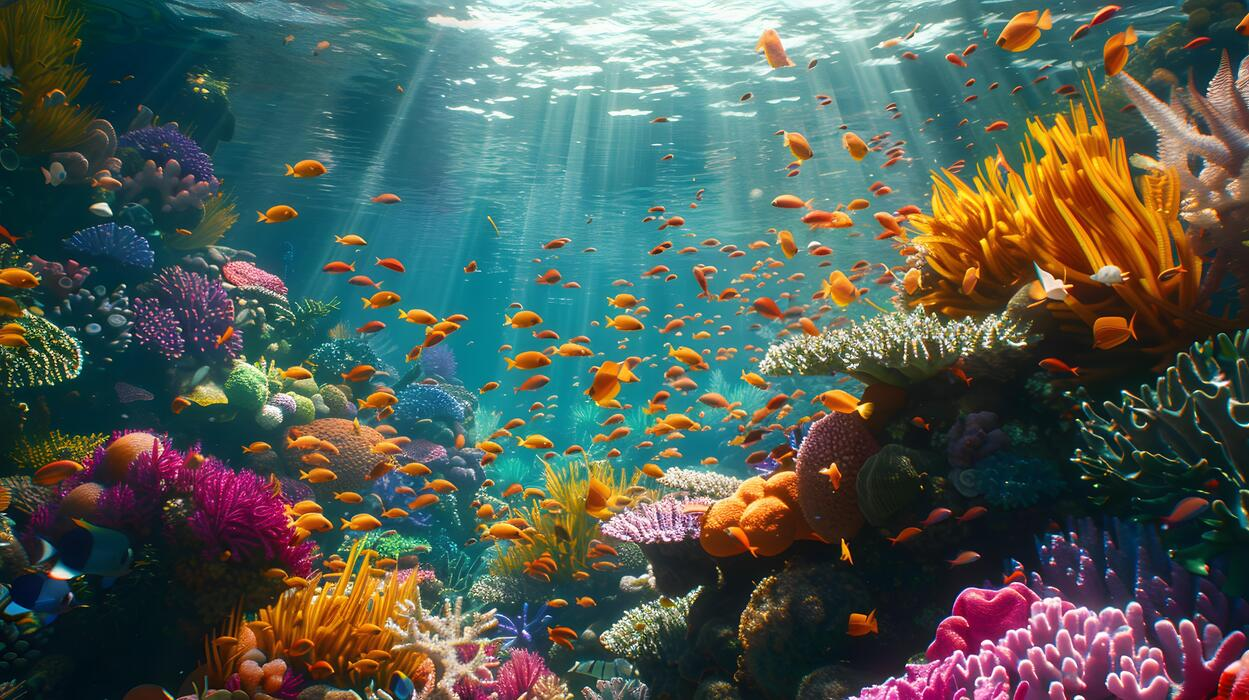
#> input picture data/input/underwater1.jpg, 1249 x 700 px, found by its file name
$ python step11b_uciqe_uiqm.py   (older library calls are emulated)
#> lines starting #> are read from the running program, lines starting #| are printed output that depends on the picture; after the words box and inside, x2 and y2 are one past the last pixel; in counts of white or black regions, pixels touching at a corner belong together
#> further down, img is the input picture: shape (700, 1249, 3); mean B, G, R 84.3, 92.3, 80.1
# step11b_uciqe_uiqm.py
# Purpose: add UCIQE and UIQM (simplified versions) to our metrics,
# build the full comparison table, and demonstrate PSNR/SSIM limits.

import cv2
import os
import sys
import csv
import numpy as np
import matplotlib.pyplot as plt
from skimage.metrics import peak_signal_noise_ratio, structural_similarity

# ---------- 1. Paths ----------
base_folder    = os.path.dirname(os.path.abspath(__file__))
input_path     = os.path.join(base_folder, "..", "input_images", "underwater1.jpg")
results_folder = os.path.join(base_folder, "..", "results")
os.makedirs(results_folder, exist_ok=True)

# ---------- 2. Settings ----------
MAX_WIDTH, MAX_GAIN, TARGET_MEAN = 800, 3.0, 110
CLIP_LIMIT, TILE_GRID, SIGMA, AMOUNT = 2.0, (8, 8), 1.5, 0.8

# ---------- 3. Enhancement functions (same as Step 11A) ----------
def resize_image(image, max_width):
#> called with max_width = 800
    h, w = image.shape[:2]
    if w <= max_width:
        return image.copy()
    return cv2.resize(image, (max_width, int(h * max_width / w)), interpolation=cv2.INTER_AREA)

def white_balance(image, max_gain=3.0):
#> called with max_gain = 3
    img_f = image.astype(np.float32)
    means = img_f.reshape(-1, 3).mean(axis=0)
#> means = [84.31, 92.29, 80.11]
    gains = np.minimum(means.mean() / means, max_gain)
#> gains = [1.01, 0.927, 1.07]
    return np.clip(img_f * gains, 0, 255).astype(np.uint8)

def gamma_correction(image, gamma):
    table = np.array([255 * (i / 255.0) ** gamma for i in range(256)])
    return cv2.LUT(image, np.clip(np.round(table), 0, 255).astype(np.uint8))

def auto_gamma_correction(image, target_mean=110, low=0.4, high=1.0):
#> called with target_mean = 110, low = 0.4, high = 1
    gray = cv2.cvtColor(image, cv2.COLOR_BGR2GRAY)
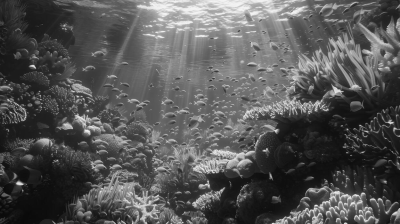
#> gray: shape (448, 800) (shown at 1/2 size); min 7, max 244, mean 85
    mean = np.clip(gray.mean(), 1, 254)
#> mean = 85.04
    gamma = float(np.clip(np.log(target_mean / 255.0) / np.log(mean / 255.0), low, high))
#> gamma = 0.766
    return gamma_correction(image, gamma)
#> in gamma_correction, `table = np.array([255 * (i / 255.0) ** gamma for i in range(256)])`: table = 256 values from 0 to 255

def apply_clahe(image, clip_limit=2.0, tile_grid=(8, 8)):
    lab = cv2.cvtColor(image, cv2.COLOR_BGR2LAB)
    l, a, b = cv2.split(lab)
    clahe = cv2.createCLAHE(clipLimit=clip_limit, tileGridSize=tile_grid)
    return cv2.cvtColor(cv2.merge((clahe.apply(l), a, b)), cv2.COLOR_LAB2BGR)

def unsharp_mask(image, sigma=1.5, amount=1.0):
#> called with sigma = 1.5, amount = 0.8
    blurred = cv2.GaussianBlur(image, (0, 0), sigma)
    return cv2.addWeighted(image, 1 + amount, blurred, -amount, 0)

# ---------- 4. Basic metrics (from Step 11A) ----------
def mean_brightness(image):
    return float(cv2.cvtColor(image, cv2.COLOR_BGR2GRAY).mean())

def contrast_std(image):
    return float(cv2.cvtColor(image, cv2.COLOR_BGR2GRAY).std())

def entropy(image):
    gray = cv2.cvtColor(image, cv2.COLOR_BGR2GRAY)
    hist = cv2.calcHist([gray], [0], None, [256], [0, 256]).ravel()
    p = hist / hist.sum()
    p = p[p > 0]
    return float(-np.sum(p * np.log2(p)))

# ---------- 5. NEW: UCIQE ----------
def uciqe(image):
    """Simplified UCIQE = 0.4680*sigma_c + 0.2745*con_l + 0.2576*mu_s"""
    # float image in 0-1 -> OpenCV gives L in 0..100, a and b about -127..127
    lab = cv2.cvtColor(image.astype(np.float32) / 255.0, cv2.COLOR_BGR2LAB)
    L = lab[:, :, 0] / 100.0                    # lightness scaled to 0-1
    a = lab[:, :, 1] / 100.0                    # color channels scaled the same way
    b = lab[:, :, 2] / 100.0

    chroma  = np.sqrt(a ** 2 + b ** 2)          # color strength of each pixel
    sigma_c = chroma.std()                      # spread of chroma

    l_sorted = np.sort(L.ravel())               # all lightness values, small -> big
    n = max(1, int(0.01 * l_sorted.size))       # number of pixels in 1%
    con_l = l_sorted[-n:].mean() - l_sorted[:n].mean()   # brightest 1% minus darkest 1%

    saturation = chroma / np.sqrt(chroma ** 2 + L ** 2 + 1e-6)
    mu_s = saturation.mean()

    return float(0.4680 * sigma_c + 0.2745 * con_l + 0.2576 * mu_s)

# ---------- 6. NEW: UIQM (simplified) ----------
def _trimmed_mean_var(x, alpha=0.1):
    """Mean and variance after dropping the lowest and highest 10% of values."""
    x = np.sort(x.ravel())
    n = x.size
    trimmed = x[int(alpha * n): int(n - alpha * n)]
    return trimmed.mean(), trimmed.var()

def uicm(image):
    """Colorfulness measure."""
    b, g, r = [c.astype(np.float32) for c in cv2.split(image)]
    rg = r - g                                   # red-green signal
    yb = (r + g) / 2.0 - b                       # yellow-blue signal
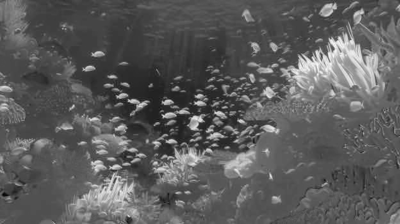
#> yb: shape (448, 800) float32 (shown at 1/2 size); min -125.5, max 228.5, mean 1.9; drawn with min black and max white
    mu_rg, var_rg = _trimmed_mean_var(rg)
#> mu_rg = -14.87; var_rg = 1228.8
    mu_yb, var_yb = _trimmed_mean_var(yb)
#> mu_yb = -4.96; var_yb = 692.1
    return float(-0.0268 * np.sqrt(mu_rg ** 2 + mu_yb ** 2)
                 + 0.1586 * np.sqrt(var_rg + var_yb))

def _block_view(ch, block=8):
    """Cut a 2D array into 8x8 blocks -> shape (rows, block, cols, block)."""
    h, w = ch.shape
    kh, kw = h // block, w // block
    return ch[:kh * block, :kw * block].reshape(kh, block, kw, block), kh, kw

def _eme(ch, block=8):
    """Enhancement measure estimation: average log(max/min) over blocks."""
    blocks, kh, kw = _block_view(ch, block)
    bmax = blocks.max(axis=(1, 3))
    bmin = blocks.min(axis=(1, 3))
    valid = (bmax > 0) & (bmin > 0)              # avoid division by zero / log(0)
    return 2.0 / (kh * kw) * np.sum(np.log(bmax[valid] / bmin[valid]))

def uism(image):
    """Sharpness measure: EME on Sobel-edge-weighted channels."""
    weights = [0.114, 0.587, 0.299]              # B, G, R (OpenCV order)
#> weights = [0.114, 0.587, 0.299]
    total = 0.0
    for ch, w in zip(cv2.split(image), weights):
        ch = ch.astype(np.float32)
        gx = cv2.Sobel(ch, cv2.CV_32F, 1, 0)
        gy = cv2.Sobel(ch, cv2.CV_32F, 0, 1)
        edge = np.sqrt(gx ** 2 + gy ** 2)
        edge = edge / (edge.max() + 1e-6)        # scale edges to 0-1
        total += w * _eme(ch * edge)             # keep only edge regions
#> this loop made 3 passes
#> total on passes 1 to 3: 0.725, 4.84, 7.08
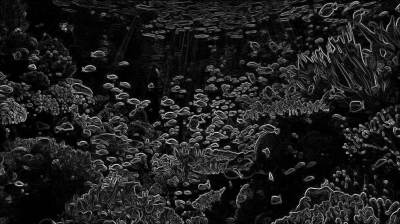
#> edge: shape (448, 800) float32 (shown at 1/2 size); min 0, max 1, mean 0.118
#> after the loop, total = 7.08
    return float(total)

def uiconm(image):
    """Contrast measure (simplified: no PLIP arithmetic)."""
    gray = cv2.cvtColor(image, cv2.COLOR_BGR2GRAY).astype(np.float32)
    blocks, kh, kw = _block_view(gray, 8)
#> kh = 56; kw = 100
    bmax = blocks.max(axis=(1, 3))
    bmin = blocks.min(axis=(1, 3))
    top, bot = bmax - bmin, bmax + bmin
    valid = (top > 0) & (bot > 0)
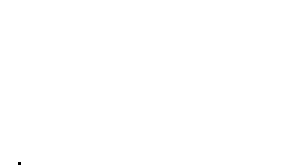
#> valid: shape (56, 100) bool (shown 3 times larger); 100% white; black in thin lines or dots, all inside (x1, y1, x2, y2) = (6, 54, 7, 55)
    ratio = top[valid] / bot[valid]              # between 0 and 1
#> ratio = 5599 values, max 0.86 at index 4505, min 0.0106 at index 2538, mean 0.347
    return float(np.abs(np.sum(ratio * np.log(ratio))) / (kh * kw))

def uiqm(image):
    """Return (UIQM, UICM, UISM, UIConM). UIQM = 0.0282*UICM + 0.2953*UISM + 3.5753*UIConM"""
    c, s, k = uicm(image), uism(image), uiconm(image)
#> c = 6.53; s = 7.08; k = 0.309
    return 0.0282 * c + 0.2953 * s + 3.5753 * k, c, s, k

def all_metrics(image):
    """Return (brightness, contrast, entropy, UCIQE, UIQM)."""
    return (mean_brightness(image), contrast_std(image), entropy(image),
            uciqe(image), uiqm(image)[0])

def to_rgb(image):
    return cv2.cvtColor(image, cv2.COLOR_BGR2RGB)

# ---------- 7. Read and build the versions ----------
img = cv2.imread(input_path)
if img is None:
    print("ERROR: Could not read the image.")
    print("Path tried:", os.path.abspath(input_path))
    sys.exit()
img = resize_image(img, MAX_WIDTH)

wb       = white_balance(img, MAX_GAIN)
method_a = apply_clahe(wb, CLIP_LIMIT, TILE_GRID)
method_b = apply_clahe(auto_gamma_correction(wb, TARGET_MEAN), CLIP_LIMIT, TILE_GRID)
method_c = unsharp_mask(method_b, SIGMA, AMOUNT)

versions = [("Original", img), ("Method A", method_a),
            ("Method B", method_b), ("Method C", method_c)]

# ---------- 8. Sanity test: does UIQM react to blur? ----------
blurred = cv2.GaussianBlur(img, (0, 0), 3)
_, c1, s1, k1 = uiqm(img)
#> c1 = 6.53; s1 = 7.08; k1 = 0.309
_, c2, s2, k2 = uiqm(blurred)
#> in uicm (call 2), `yb = (r + g) / 2.0 - b`:
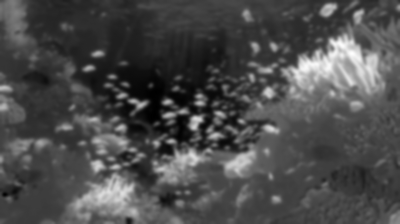
#> yb: shape (448, 800) float32 (shown at 1/2 size); min -78, max 193, mean 1.9; drawn with min black and max white
#> in uicm (call 2), `mu_rg, var_rg = _trimmed_mean_var(rg)`: mu_rg = -14.46; var_rg = 950.2
#> in uicm (call 2), `mu_yb, var_yb = _trimmed_mean_var(yb)`: mu_yb = -3.68; var_yb = 526.2
#> the loop in uism (call 2), `for ch, w in zip(cv2.split(image), weights):` made 3 passes
#> total on passes 1 to 3: 0.342, 2.18, 3.37
#> after the loop in uism (call 2), `for ch, w in zip(cv2.split(image), weights):`:
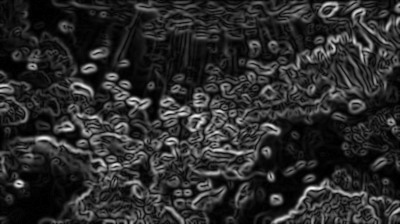
#> edge: shape (448, 800) float32 (shown at 1/2 size); min 0, max 1, mean 0.17
#> after the loop in uism (call 2), `for ch, w in zip(cv2.split(image), weights):`: total = 3.37
#> in uiconm (call 2), `bmin = blocks.min(axis=(1, 3))`:
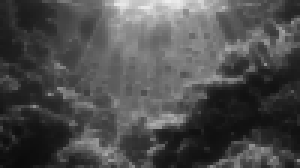
#> bmin: shape (56, 100) float32 (shown 3 times larger); min 11, max 238, mean 76.6
#> in uiconm (call 2), `ratio = top[valid] / bot[valid]`: ratio = 5594 values, max 0.735 at index 4505, min 0.00498 at index 1832, mean 0.149
#> c2 = 5.69; s2 = 3.37; k2 = 0.248
print("SANITY TEST: original vs blurred copy")
print(f"  UISM    (sharpness): {s1:.3f} -> {s2:.3f}   (should drop)")
#|   UISM    (sharpness): 7.077 -> 3.375   (should drop)
print(f"  UIConM  (contrast) : {k1:.3f} -> {k2:.3f}   (should drop)")
#|   UIConM  (contrast) : 0.309 -> 0.248   (should drop)
print(f"  UCIQE              : {uciqe(img):.4f} -> {uciqe(blurred):.4f}   (may barely change)\n")
#> in uciqe, `sigma_c = chroma.std()`: sigma_c = 0.163
#> in uciqe, `con_l = l_sorted[-n:].mean() - l_sorted[:n].mean()`: con_l = 0.92
#> in uciqe, `mu_s = saturation.mean()`: mu_s = 0.511
#|   UCIQE              : 0.4605 -> 0.4311   (may barely change)

# ---------- 9. Full comparison table ----------
rows = []
print("| Method   | Brightness | Contrast | Entropy |  UCIQE |   UIQM |")
print("|----------|-----------:|---------:|--------:|-------:|-------:|")
for name, image in versions:
    br, co, en, uq, ui = all_metrics(image)
    rows.append((name, br, co, en, uq, ui))
    print(f"| {name:<8} | {br:>10.2f} | {co:>8.2f} | {en:>7.3f} | {uq:>6.4f} | {ui:>6.3f} |")
#> this loop made 4 passes
#> name on passes 1 to 4: 'Original', 'Method A', 'Method B', 'Method C'
#> (printed output is left out)
#> after the loop, rows = [('Original', 87.74, 53.81, 7.54, 0.46, 3.38), ('Method A', 93.62, 58.2, 7.66, 0.455, 3.35), ('Method B', 104, 57.11, 7.67, 0.436, 3.35), ('Method C', 103.5, 63.65, 7.75, 0.468, 2.93)]

print("\nUIQM components (UICM, UISM, UIConM):")
for name, image in versions:
    _, c, s, k = uiqm(image)
    print(f"  {name:<9} UICM = {c:8.3f}   UISM = {s:6.3f}   UIConM = {k:6.3f}")
#> this loop made 4 passes
#> (name, c, s, k) on passes 1 to 4: ('Original', 6.53, 7.08, 0.309), ('Method A', 6.85, 7, 0.305), ('Method B', 6.9, 6.88, 0.314), ('Method C', 6.88, 6.21, 0.253)
#> (printed output is left out)

csv_path = os.path.join(results_folder, "step11b_full_metrics_table.csv")
with open(csv_path, "w", newline="") as f:
    writer = csv.writer(f)
    writer.writerow(["Method", "Brightness", "Contrast", "Entropy", "UCIQE", "UIQM"])
    for name, br, co, en, uq, ui in rows:
        writer.writerow([name, round(br, 2), round(co, 2), round(en, 3), round(uq, 4), round(ui, 3)])
#> this loop made 4 passes
print("\nTable saved to:", os.path.abspath(csv_path))

# ---------- 10. PSNR / SSIM demonstration ----------
print("\nPSNR / SSIM of each version compared with the ORIGINAL underwater image:")
print("(There is no true reference here, so these numbers only measure 'how different'.)")
for name, image in versions[1:]:
    p = peak_signal_noise_ratio(img, image, data_range=255)
    s = structural_similarity(img, image, channel_axis=2, data_range=255)
    print(f"  {name}: PSNR = {p:6.2f} dB   SSIM = {s:.3f}")
#> this loop made 3 passes
#> (name, p, s) on passes 1 to 3: ('Method A', 19.81, 0.815), ('Method B', 18.29, 0.785), ('Method C', 16.81, 0.659)
#> (printed output is left out)

# ---------- 11. Bar charts for all five metrics ----------
titles = ["Brightness", "Contrast", "Entropy", "UCIQE", "UIQM"]
names  = [r[0] for r in rows]
#> names = ['Original', 'Method A', 'Method B', 'Method C']
fig = plt.figure(figsize=(18, 4))
for i, title in enumerate(titles):
    plt.subplot(1, 5, i + 1)
    values = [r[i + 1] for r in rows]
    bars = plt.bar(names, values, color=["gray", "tab:blue", "tab:green", "tab:orange"])
    plt.title(title)
    plt.xticks(rotation=30, fontsize=8)
    plt.ylim(0, max(values) * 1.15)
    for bar, v in zip(bars, values):
        plt.text(bar.get_x() + bar.get_width() / 2, v, f"{v:.2f}",
                 ha="center", va="bottom", fontsize=8)
#> this loop made 5 passes
#> values on passes 1 to 5: [87.74, 93.62, 104, 103.5], [53.81, 58.2, 57.11, 63.65], [7.54, 7.66, 7.67, 7.75], [0.46, 0.455, 0.436, 0.468], [3.38, 3.35, 3.35, 2.93]
plt.tight_layout()
fig.savefig(os.path.join(results_folder, "step11b_metric_bars.png"), dpi=150)

fig2 = plt.figure(figsize=(14, 4))
for i, (name, image) in enumerate(versions):
    plt.subplot(1, 4, i + 1)
    plt.imshow(to_rgb(image))
    plt.title(name)
    plt.axis("off")
#> this loop made 4 passes
plt.tight_layout()

plt.show()

$ run again, with data/input/img1.jpg copied over data/input/underwater1.jpg
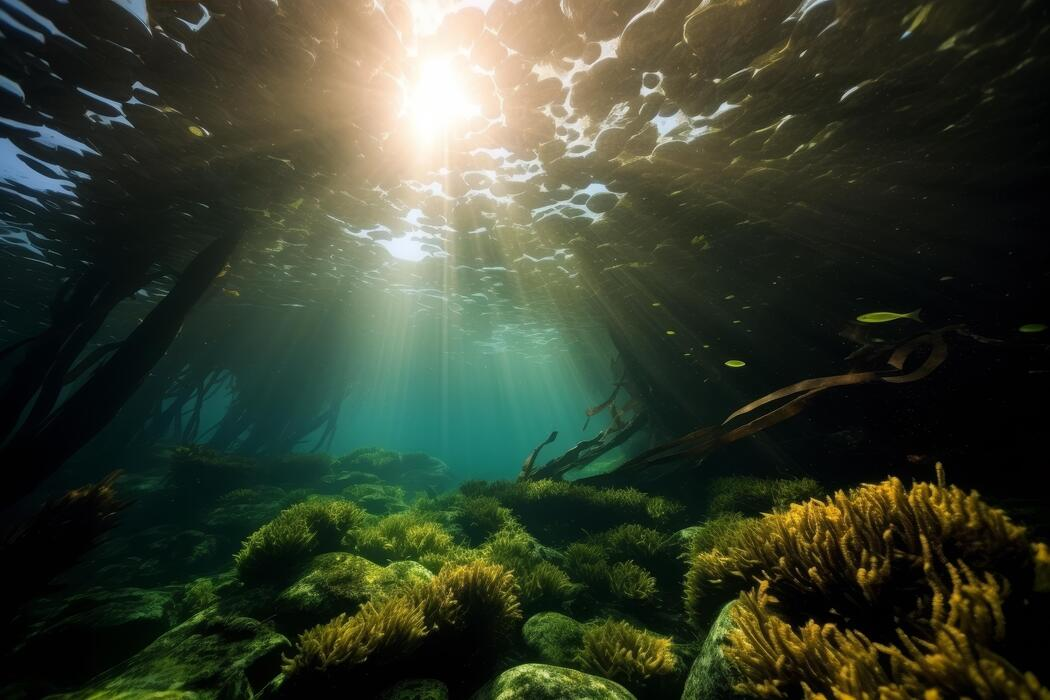
#> input picture data/input/img1.jpg, 1050 x 700 px, found by its file name
#> img is the input picture: shape (700, 1050, 3); mean B, G, R 46.3, 63.3, 55.4
#> means = [46.22, 63.28, 55.33]
#> gains = [1.19, 0.868, 0.993]
#> lab: shape (533, 800, 3); mean of channels 0, 1, 2 56.8, 128.6, 128.7
#> mean = 54.34
#> gamma = 0.544
#> table = 256 values from 0 to 255
#> lab: shape (533, 800, 3); mean of channels 0, 1, 2 101.2, 126.4, 129.3
#> mu_rg = -5.88; var_rg = 93.32
#> mu_yb = 10.6; var_yb = 176
#> weights = [0.114, 0.587, 0.299]
#> the loop in uism, `for ch, w in zip(cv2.split(image), weights):` made 3 passes
#> total on passes 1 to 3: 0.445, 3.15, 4.52
#> after the loop in uism, `for ch, w in zip(cv2.split(image), weights):`: total = 4.52
#> in uiconm, `blocks, kh, kw = _block_view(gray, 8)`: kh = 66; kw = 100
#> in uiconm, `valid = (top > 0) & (bot > 0)`:
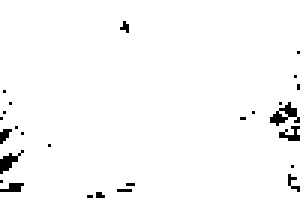
#> valid: shape (66, 100) bool (shown 3 times larger); 97.6% white; black in thin lines or dots, all inside (x1, y1, x2, y2) = (0, 7, 100, 66)
#> ratio = 6443 values, max 1 at index 2488, min 0.00196 at index 641, mean 0.351
#> in uiqm, `c, s, k = uicm(image), uism(image), uiconm(image)`: c = 2.28; s = 4.52; k = 0.241
#> c1 = 2.28; s1 = 4.52; k1 = 0.241
#> the loop in uism (call 2), `for ch, w in zip(cv2.split(image), weights):` made 3 passes
#> total on passes 1 to 3: 0.174, 1.51, 2.15
#> in uiconm (call 2), `bmin = blocks.min(axis=(1, 3))`:
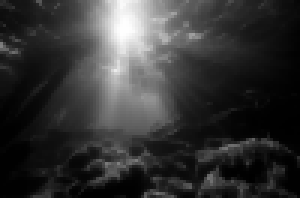
#> bmin: shape (66, 100) float32 (shown 3 times larger); min 0, max 254, mean 52.4
#> ratio = 6425 values, max 1 at index 3848, min 0.00196 at index 1035, mean 0.199
#> c2 = 2.23; s2 = 2.15; k2 = 0.235
#|   UISM    (sharpness): 4.517 -> 2.152   (should drop)
#|   UIConM  (contrast) : 0.241 -> 0.235   (should drop)
#> sigma_c = 0.114
#> con_l = 0.985
#> mu_s = 0.507
#|   UCIQE              : 0.4544 -> 0.4498   (may barely change)
#> the loop `for name, image in versions:` made 4 passes
#> name on passes 1 to 4: 'Original', 'Method A', 'Method B', 'Method C'
#> (printed output is left out)
#> after the loop `for name, image in versions:`: rows = [('Original', 59, 58.92, 7.24, 0.454, 2.26), ('Method A', 71.04, 59.49, 7.4, 0.396, 2.59), ('Method B', 101.9, 59.78, 7.72, 0.389, 2.72), ('Method C', 101.9, 62.59, 7.8, 0.402, 2.73)]
#> the loop `for name, image in versions:` made 4 passes
#> name on passes 1 to 4: 'Original', 'Method A', 'Method B', 'Method C'
#> (printed output is left out)
#> the loop `for name, br, co, en, uq, ui in rows:` made 4 passes
#> the loop `for name, image in versions[1:]:` made 3 passes
#> (name, p, s) on passes 1 to 3: ('Method A', 19.38, 0.777), ('Method B', 13.29, 0.545), ('Method C', 12.96, 0.472)
#> (printed output is left out)
#> names = ['Original', 'Method A', 'Method B', 'Method C']
#> the loop `for i, title in enumerate(titles):` made 5 passes
#> values on passes 1 to 5: [59, 71.04, 101.9, 101.9], [58.92, 59.49, 59.78, 62.59], [7.24, 7.4, 7.72, 7.8], [0.454, 0.396, 0.389, 0.402], [2.26, 2.59, 2.72, 2.73]
#> the loop `for i, (name, image) in enumerate(versions):` made 4 passes
